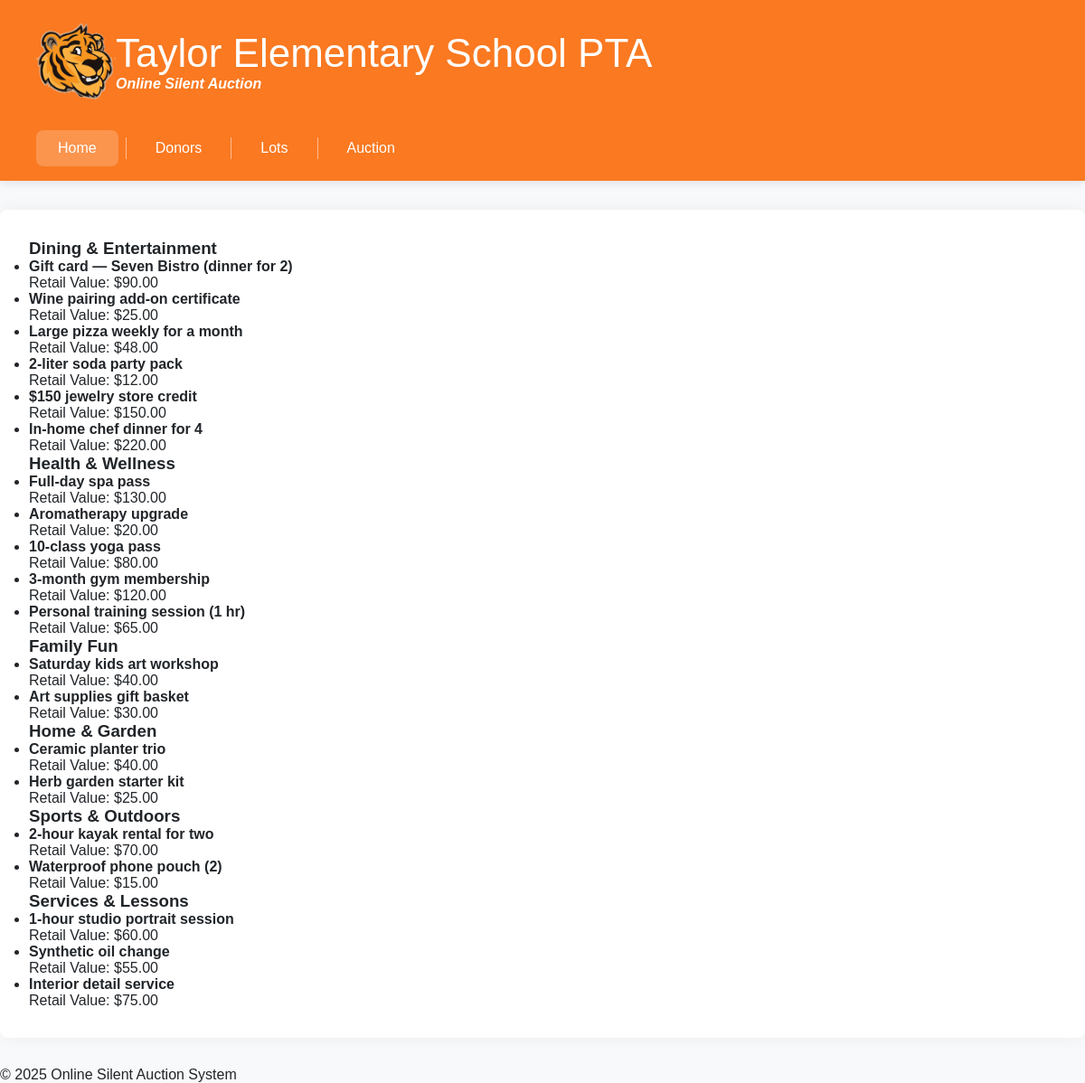
The page /silent_auction_merged/auction/index.php on the database its author committed.
### tables this page shows
CREATE TABLE Category (CategoryID INT NOT NULL AUTO_INCREMENT, Description VARCHAR(75), PRIMARY KEY (CategoryID));

CREATE TABLE Item (ItemID INT NOT NULL AUTO_INCREMENT, Description VARCHAR(75), RetailValue DECIMAL(10,2), DonorID INT, LotID INT, PRIMARY KEY (ItemID));

### silent_auction_merged/data/db_auction.php (called while the page is built, shortened)
<?php
function get_items()
{
    $conn = db_connect('ro');
    $items = [];
    try {
        $sql = "SELECT i.ItemID, i.Description, i.RetailValue, l.CategoryID
            FROM item i
            LEFT JOIN lot l ON i.LotID = l.LotID;";
        $stmt = $conn->prepare($sql);
        $stmt->execute();
        $items = array_merge($items, $stmt->fetchAll(PDO::FETCH_ASSOC));
    } catch (PDOException $e) {
        echo "Error: " . $e->getMessage();
    }
    return $items;
}
?>
<?php
function get_category_descriptions()
{
    $conn = db_connect('ro');
    $category_descriptions = [];
    try {
        $sql = "SELECT CategoryID, Description FROM category;";
        $stmt = $conn->prepare($sql);
        $stmt->execute();
        $category_descriptions = $stmt->fetchAll(PDO::FETCH_ASSOC);
    } catch (PDOException $e) {
        echo "Error: " . $e->getMessage();
    }
    return $category_descriptions;
}
?>

### silent_auction_merged/includes/utils/format.php (called while the page is built, shortened)
<?php
function format_currency($amount): string
{
    return '$' . number_format((float)$amount, 2);
}

### silent_auction_merged/includes/page_layout.php (called while the page is built, shortened)
<?php
require_once __DIR__ . '/header.php';
require_once __DIR__ . '/footer.php';
function render_page(string $title, string $content, array $options = []): string
{
    $subnav = $options['subnav'] ?? null;
    $flash = $options['flash'] ?? false;
    $html = render_header($title);
    $html .= $content;
    $html .= render_footer();
    return $html;
}

### silent_auction_merged/includes/ui/auction_item.php (the view)
<?php
require_once __DIR__ . '/../utils/format.php';
function render_auction_item(array $item): string
{
    $result = "<div>";
    $result .= "<h4>" . htmlspecialchars($item['Description'] ?? '') . "</h4>";
    $result .= "<p>Retail Value: " . format_currency($item['RetailValue'] ?? null) . "</p>";
    $result .= "</div>";
    return $result;
}

### silent_auction_merged/auction/index.php
<?php
include '../includes/page_layout.php';
include '../data/db_auction.php';
include '../includes/ui/auction_category.php';
$items = get_items();
$category_descriptions = get_category_descriptions();
$auction_dict = (object)[];
foreach ($items as $item) {
    $category_id = $item['CategoryID'];
    if (!isset($auction_dict->{$category_id})) {
        $auction_dict->{$category_id} = [];
    }
    $auction_dict->{$category_id}[] = $item;
}
$content = "<div class='o-flex o-flex--column u-gap-space-200'>";
foreach ($category_descriptions as $category_description) {
    $categoryItems = $auction_dict->{$category_description['CategoryID']} ?? [];
    $content .= render_auction_category($category_description['Description'], $categoryItems);
}
$content .= "</div>";
echo render_page('Auction', $content);

### silent_auction_merged/includes/ui/auction_category.php
<?php
include 'auction_item.php';
?>
<?php
function render_auction_category($category_name, $items)
{
    $result = "<h3>" . $category_name . "</h3>";
    $result .= "<ul>";
    foreach ($items as $item) {
        $result .= "<li>" . render_auction_item($item) . "</li>";
    }
    $result .= "</ul>";
    return $result;
}
?>

### silent_auction_merged/includes/header.php (shortened to what this page needs)
<?php
function render_header($pageTitle)
{
  $base = BASE_URL;
  $result = "
    <!DOCTYPE html>
    <html lang='en'>
    <head>
      <meta charset='UTF-8'>
      <title>$pageTitle | Taylor PTA - Silent Auction</title>
      <link rel='stylesheet' href='$base/css/global.css'>
    </head>
    <body>
      <header>
        <div class='o-flex o-flex--justify-start o-flex--align-center u-gap-space-100 u-height-space-1100'>
          <img src='$base/assets/Tiger-icon-hi-res.webp' alt='Taylor Elementary School PTA Logo' width='88' height='88'>
          <div class='o-flex o-flex--column o-flex--justify-between u-height-space-1100'>
            <h1>Taylor Elementary School PTA</h1>
            <h2>Online Silent Auction</h2>
          </div>
        </div>
  ";
  $home = '';
  $donors = '';
  $lots = '';
  $auctions = '';
  $path = parse_url($_SERVER['REQUEST_URI'], PHP_URL_PATH);
  $segments = array_values(array_filter(explode('/', $path), fn($s) => $s !== ''));
  $section = $segments[0] ?? 'home';
  switch ($section) {
    default:
      $home = ' c-nav__item--active';
      break;
  }
  $result .= "
        <nav class='c-nav'>
          <a href='$base/index.php' class='c-nav__item $home'>Home</a>
          <div class='c-nav__divider'></div>
          <a href='$base/donors/' class='c-nav__item $donors'>Donors</a>
          <div class='c-nav__divider'></div>
          <a href='$base/lots/' class='c-nav__item $lots'>Lots</a>
          <div class='c-nav__divider'></div>
          <a href='$base/auction/' class='c-nav__item $auctions'>Auction</a>
        </nav>
      </header>
    <main class='o-container'>
  ";
  return $result;
}

### silent_auction_merged/includes/footer.php
<?php
function render_footer()
{
    return "
      </main>
        <footer>
          <p>&copy; 2025 Online Silent Auction System</p>
        </footer>
      </body>
    </html>
    ";
}
?>

### silent_auction_merged/css/global.css (style rules this page uses)
:root { --accent: #26bee7; --accent-10: #e6faff; --accent-20: #c6f0fb; --accent-30: #a6e6f7; --accent-40: #86dcf3; --accent-50: #66d2ef; --accent-60: #46c8eb; --accent-70: var(--accent); --accent-80: #20a3c7; --accent-90: #1989a7; --accent-100: #136e86; --accent-110: #0d5366; --accent-120: #063946; --accent-130: #001e26; --brand: #fa7921; --brand-10: #fff4ed; --brand-20: #ffdbcc; --brand-30: #ffc2a6; --brand-40: #fea680; --brand-50: #fa7921; --brand-60: #e65f0a; --brand-70: var(--brand); --brand-80: #c24500; --brand-90: #9e3600; --brand-100: #7a2a00; --gray-100: #f8f9fa; --gray-200: #e9ecef; --gray-300: #dee2e6; --gray-800: #343a40; --gray-900: #212529; --fz-2: 0.75rem; --fz-1: 0.875rem; --fz0: 1rem; --fz1: 1.25rem; --fz2: 1.5rem; --fz3: 1.75rem; --fz4: 2rem; --fz5: 2.375rem; --fz6: 2.75rem; --fz7: 3.125rem; --baseline: 0.5rem; --space-025: 0.125rem; --space-050: 0.25rem; --space-075: 0.375rem; --space-100: var(--baseline); --space-150: 0.75rem; --space-200: 1rem; --space-250: 1.25rem; --space-300: 1.5rem; --space-400: 2rem; --space-500: 2.5rem; --space-600: 3rem; --space-800: 4rem; --space-1100: 5.5rem; --space-1700: 8.5rem; }
* { box-sizing: border-box; margin: 0; padding: 0; }
body { display: grid; grid-template-rows: auto 1fr auto; min-height: 100vh; grid-template-areas: 'header' 'main' 'footer'; background-color: var(--gray-100); font-family: 'work-sans', sans-serif; color: var(--gray-900); }
a { text-decoration: none; color: var(--brand); transition: color 0.2s; }
header { display: flex; flex-direction: column; gap: var(--space-400); justify-content: flex-start; align-items: flex-start; padding: var(--space-300) var(--space-500) var(--space-200) var(--space-500); background-color: var(--brand-50); box-shadow: 0 2px 10px rgba(0, 0, 0, 0.1); }
h1 { font-family: 'acier-bat-gris', sans-serif; font-weight: 400; font-size: var(--fz6); color: white; }
h2 { font-family: 'work-sans', sans-serif; font-weight: 800; font-style: italic; font-size: var(--fz0); color: white; }
.o-container { width: 100%; max-width: 1200px; margin: 0 auto; padding: var(--space-400); background-color: white; box-shadow: 0 0 20px rgba(0, 0, 0, 0.05); border-radius: 8px; margin-top: var(--space-400); margin-bottom: var(--space-400); }
.o-flex { display: flex; }
.o-flex--column { flex-direction: column; }
.o-flex--justify-between { justify-content: space-between; }
.o-flex--justify-start { justify-content: flex-start; }
.o-flex--align-center { align-items: center; }
.c-nav { display: flex; justify-content: flex-start; align-items: center; gap: 8px; flex-wrap: wrap; }
.c-nav__item { font-family: 'work-sans', sans-serif; font-weight: 500; font-size: var(--fz0); color: white; text-decoration: none; padding: 0 var(--space-300); height: var(--space-500); border-radius: var(--space-100); display: flex; justify-content: center; align-items: center; transition: background-color 0.2s; }
.c-nav__item:hover, .c-nav__item--active { background-color: rgba(255, 255, 255, 0.2); }

### rows shown on the page
category: Description "Dining & Entertainment"
item: Description "Gift card — Seven Bistro (dinner for 2)", RetailValue "$90.00"
item: Description "Wine pairing add-on certificate", RetailValue "$25.00"
item: Description "Large pizza weekly for a month", RetailValue "$48.00"
item: Description "2-liter soda party pack", RetailValue "$12.00"
item: Description "$150 jewelry store credit", RetailValue "$150.00"
item: Description "In-home chef dinner for 4", RetailValue "$220.00"
category: Description "Health & Wellness"
item: Description "Full-day spa pass", RetailValue "$130.00"
item: Description "Aromatherapy upgrade", RetailValue "$20.00"
item: Description "10-class yoga pass", RetailValue "$80.00"
item: Description "3-month gym membership", RetailValue "$120.00"
item: Description "Personal training session (1 hr)", RetailValue "$65.00"
category: Description "Family Fun"
item: Description "Saturday kids art workshop", RetailValue "$40.00"
item: Description "Art supplies gift basket", RetailValue "$30.00"
category: Description "Home & Garden"
item: Description "Ceramic planter trio", RetailValue "$40.00"
item: Description "Herb garden starter kit", RetailValue "$25.00"
category: Description "Sports & Outdoors"
item: Description "2-hour kayak rental for two", RetailValue "$70.00"
item: Description "Waterproof phone pouch (2)", RetailValue "$15.00"
category: Description "Services & Lessons"
item: Description "1-hour studio portrait session", RetailValue "$60.00"
item: Description "Synthetic oil change", RetailValue "$55.00"
item: Description "Interior detail service", RetailValue "$75.00"
